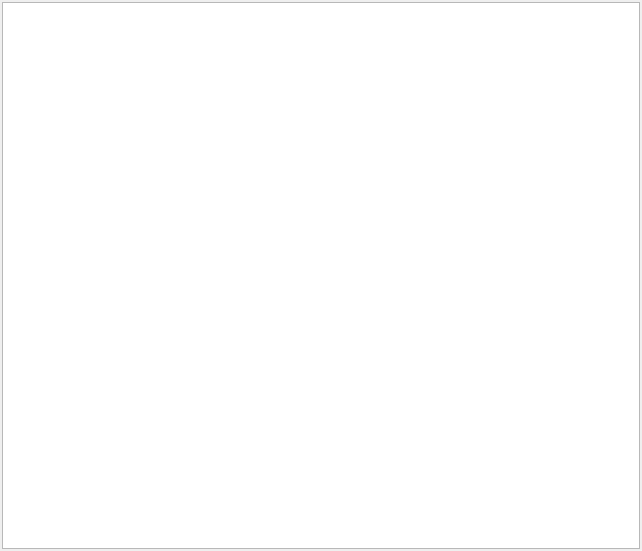
<ui version="4.0" >
 <class>MainWindowUI</class>
 <widget class="QMainWindow" name="MainWindowUI" >
  <property name="geometry" >
   <rect>
    <x>0</x>
    <y>0</y>
    <width>642</width>
    <height>551</height>
   </rect>
  </property>
  <property name="windowTitle" >
   <string>Classmaker</string>
  </property>
  <widget class="QWidget" name="centralWidget" >
   <layout class="QVBoxLayout" >
    <property name="spacing" >
     <number>6</number>
    </property>
    <property name="margin" >
     <number>2</number>
    </property>
    <item>
     <widget class="ExtTreeView" name="mTreeView" />
    </item>
   </layout>
  </widget>
 </widget>
 <customwidgets>
  <customwidget>
   <class>ExtTreeView</class>
   <extends>QTreeView</extends>
   <header>recordtreeview.h</header>
  </customwidget>
 </customwidgets>
 <resources/>
 <connections/>
</ui>
